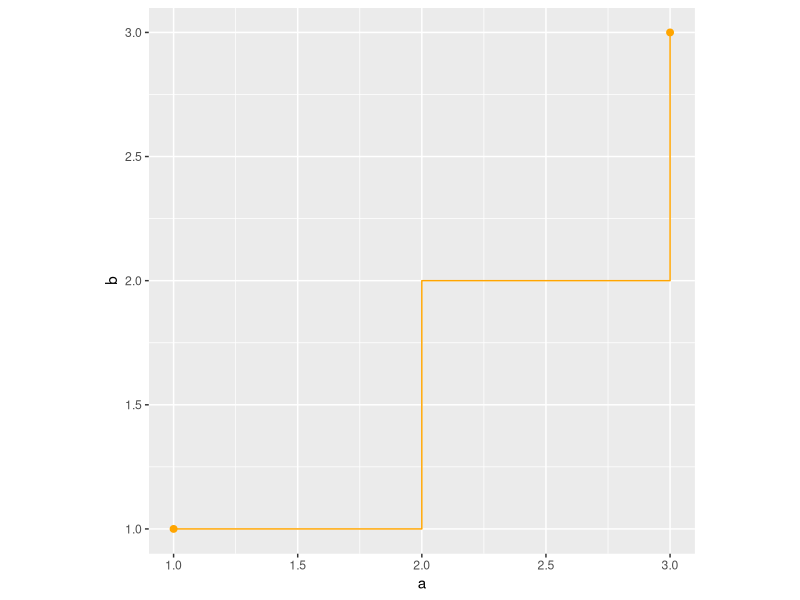
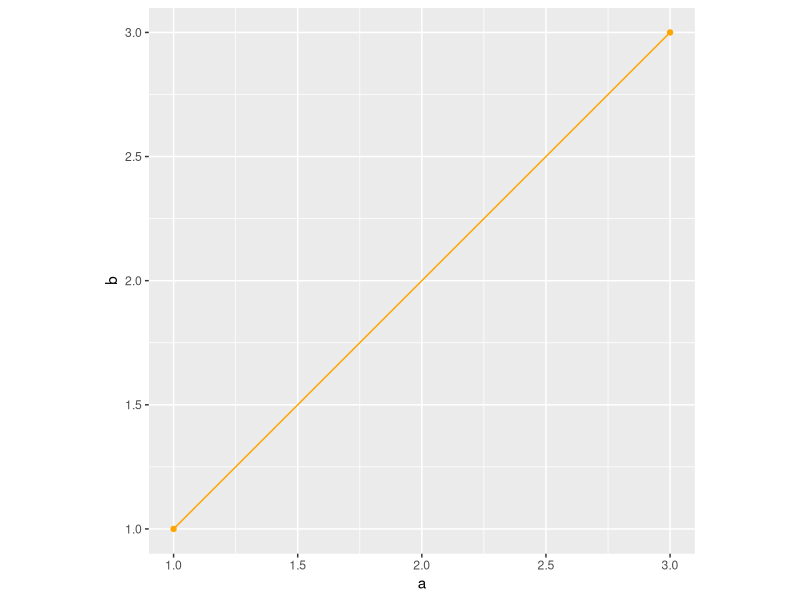
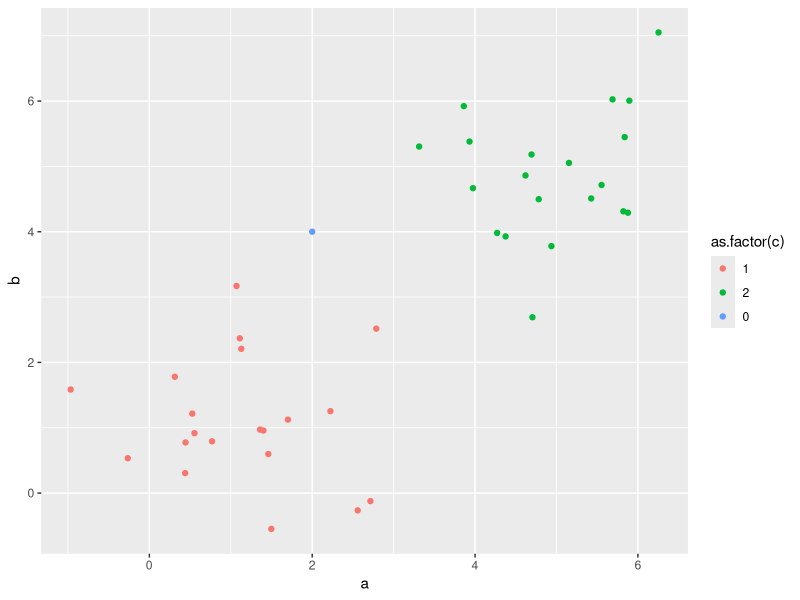
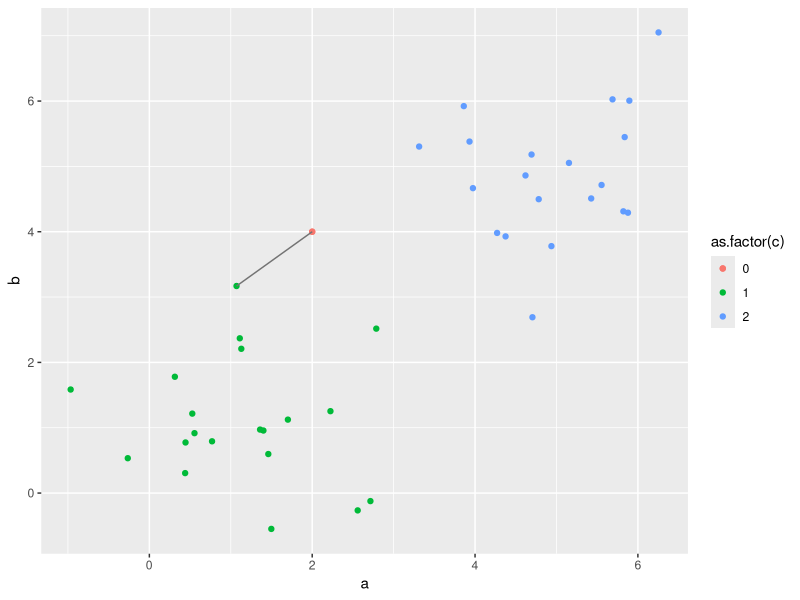
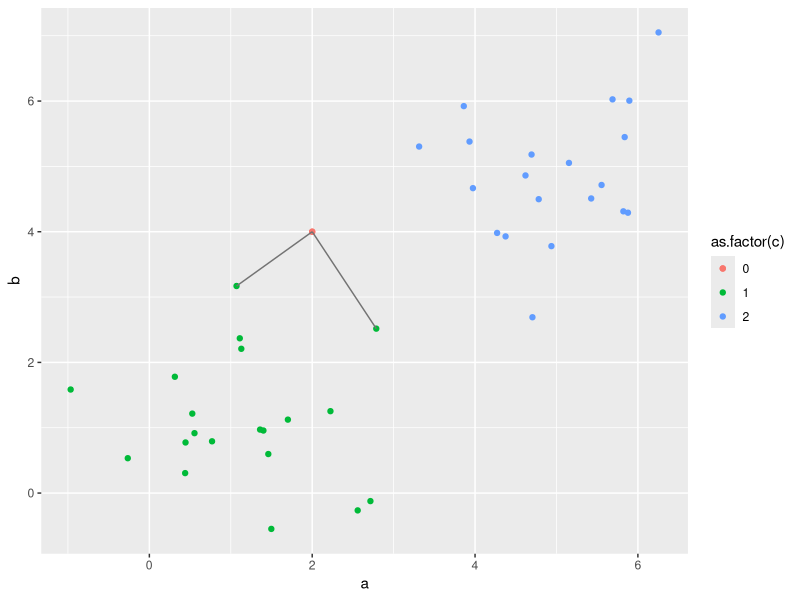
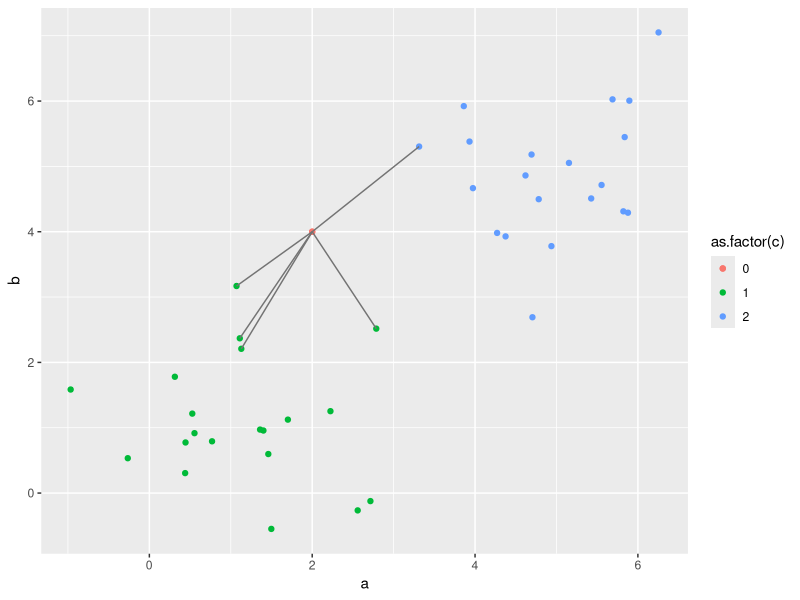
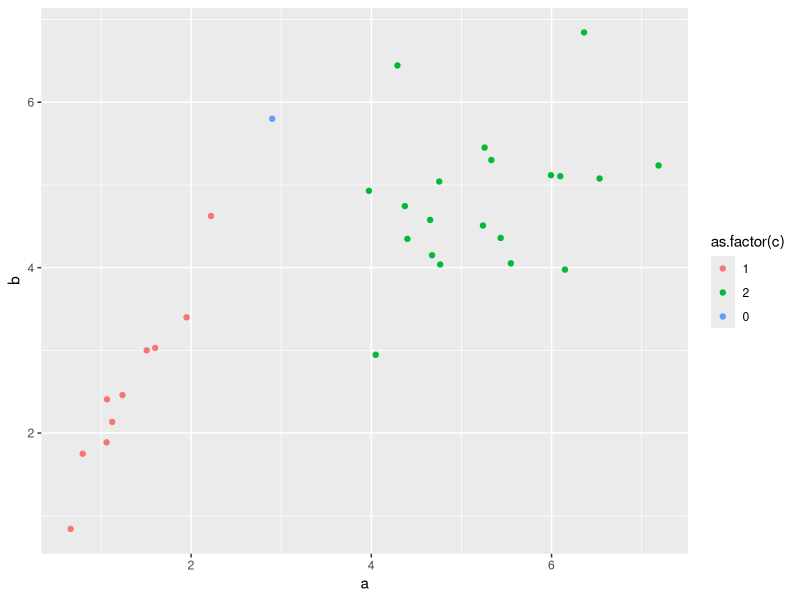

These figures' R source, in order:
## ---- chunk 1
knitr::opts_chunk$set(echo = FALSE, ffmpeg.format = "gif")
library(magrittr)
library(ggplot2)
set.seed(123)
## ---- chunk 2
D <- data.frame(a = c(1,2,2,3,3),
                b = c(1,1,2,2,3))

ggplot(D, aes(x = a, y = b))+
      geom_line(color = "orange")+
      coord_equal(ratio=1)+
      geom_point(data = D[c(1, nrow(D)),], size = 2, color = "orange")
## ---- chunk 3
# D <- data.frame(a = c(1,3),
#                 b = c(1,3))

D <- data.frame(a = seq(1,3, by = 0.1),
                b = seq(1,3, by = 0.1))


ggplot(D, aes(x = a, y = b))+
      geom_line(color = "orange")+
      geom_point(data = D[c(1,nrow(D)),], color = "orange")+
      coord_equal(ratio=1)
      
## ---- chunk 4
a <- c(rnorm(20,1,1),rnorm(20,5,1))
b <- c(rnorm(20,1,1),rnorm(20,5,1))
c <- c(rep(1,20), rep(2,20))
      
D <- data.frame(a,b,c)

point <- data.frame(a = 2, b = 4, c = 0)
      
ggplot(D, aes(x=a, y=b, color = as.factor(c))) +
      geom_point() +
      geom_point(data = point)

## ---- chunk 5
D <- rbind(point, D)

dist(D[,1:2]) %>%
      as.matrix() %>%
      .[-1,1] %>%
      .[order(.)] %>%
      names %>%
      as.numeric() -> distInd

ggplot(D, aes(x=a, y=b, color = as.factor(c))) +
      geom_point() +
      geom_point(data = point) +
      geom_line(data = D[c(1,distInd[1]),], aes(x=a, y= b), inherit.aes = F, color = "gray45")
## ---- chunk 6

ggplot(D, aes(x=a, y=b, color = as.factor(c))) +
      geom_point() +
      geom_point(data = point) +
      geom_line(data = D[c(1,distInd[1]),], aes(x=a, y= b), inherit.aes = F, color = "gray45") +
      geom_line(data = D[c(1,distInd[2]),], aes(x=a, y= b), inherit.aes = F, color = "gray45")
## ---- chunk 7

ggplot(D, aes(x=a, y=b, color = as.factor(c)))+ 
      geom_point() +
      geom_point(data = point) +
      geom_line(data = D[c(1,distInd[1]),], aes(x=a, y= b), inherit.aes = F, color = "gray45") +
      geom_line(data = D[c(1,distInd[2]),], aes(x=a, y= b), inherit.aes = F, color = "gray45") +
      geom_line(data = D[c(1,distInd[3]),], aes(x=a, y= b), inherit.aes = F, color = "gray45") +
      geom_line(data = D[c(1,distInd[4]),], aes(x=a, y= b), inherit.aes = F, color = "gray45") +
      geom_line(data = D[c(1,distInd[5]),], aes(x=a, y= b), inherit.aes = F, color = "gray45")
      
## ---- chunk 8
a1 <- runif(10, 0, 3)
a <- c(a1, rnorm(20,5,1))
b <- c(a1*2 + rnorm(10,0,0.3), rnorm(20,5,1))
c <- c(rep(1,10), rep(2,20))

D2 <- data.frame(a, b, c)

point <- data.frame(a = 2.9, b = 5.8, c = 0)

ggplot(D2, aes(x = a, y = b, color = as.factor(c))) +
      geom_point()+
      geom_point(data = point)
      
## ---- chunk 9
M <-
      matrix(
            sample(c(0,1), 20, replace = T),
             ncol = 4
      )
rownames(M) <- paste0(rep("u",5),1:5)

colnames(M) <- paste0(rep("m",4),1:4)

M
## ---- chunk 10

M %*% t(M)
t(M) %*% M

